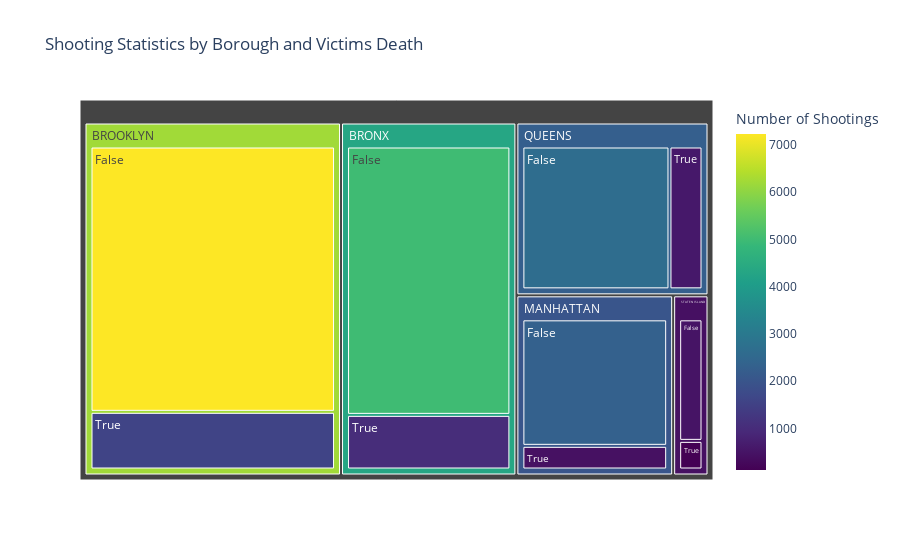

The notebook cell this image was saved under:
### Code cell
# Create a Treemap
fig = px.treemap(df_death, 
                 path=['boro', 'victim_death'], 
                 values='number_of_shootings', 
                 title='Shooting Statistics by Borough and Victims Death',
                 color='number_of_shootings',
                 color_continuous_scale='Viridis',
                 labels={'number_of_shootings': 'Number of Shootings'})

# Show the plot
fig.show()

# Save the figure as an HTML file
fig.write_html("treemap.html")

### Figure 1 — Plotly figure (JSON) as saved in the notebook; plotly's stock layout.template omitted (floating-point values rounded to 4 significant figures)
{"data": [{"branchvalues": "total", "customdata": [[5001], [7234], [2314], [2637], [501], [1018], [1572], [433], [592], [118], [4327.0], [6223.0], [2018.0], [2262.0], [428.0]], "domain": {"x": [0, 1], "y": [0, 1]}, "hovertemplate": "labels=%{label}<br>number_of_shootings_sum=%{value}<br>parent=%{parent}<br>id=%{id}<br>Number of Shootings=%{color}<extra></extra>", "ids": ["BRONX/False", "BROOKLYN/False", "MANHATTAN/False", "QUEENS/False", "STATEN ISLAND/False", "BRONX/True", "BROOKLYN/True", "MANHATTAN/True", "QUEENS/True", "STATEN ISLAND/True", "BRONX", "BROOKLYN", "MANHATTAN", "QUEENS", "STATEN ISLAND"], "labels": ["False", "False", "False", "False", "False", "True", "True", "True", "True", "True", "BRONX", "BROOKLYN", "MANHATTAN", "QUEENS", "STATEN ISLAND"], "marker": {"coloraxis": "coloraxis", "colors": [5001, 7234, 2314, 2637, 501, 1018, 1572, 433, 592, 118, 4327.0, 6223.0, 2018.0, 2262.0, 428.0]}, "name": "", "parents": ["BRONX", "BROOKLYN", "MANHATTAN", "QUEENS", "STATEN ISLAND", "BRONX", "BROOKLYN", "MANHATTAN", "QUEENS", "STATEN ISLAND", "", "", "", "", ""], "type": "treemap", "values": [5001, 7234, 2314, 2637, 501, 1018, 1572, 433, 592, 118, 6019, 8806, 2747, 3229, 619]}], "layout": {"coloraxis": {"colorbar": {"title": {"text": "Number of Shootings"}}, "colorscale": [[0, "#440154"], [0.1111, "#482878"], [0.2222, "#3e4989"], [0.3333, "#31688e"], [0.4444, "#26828e"], [0.5556, "#1f9e89"], [0.6667, "#35b779"], [0.7778, "#6ece58"], [0.8889, "#b5de2b"], [1, "#fde725"]]}, "legend": {"tracegroupgap": 0}, "title": {"text": "Shooting Statistics by Borough and Victims Death"}}}
